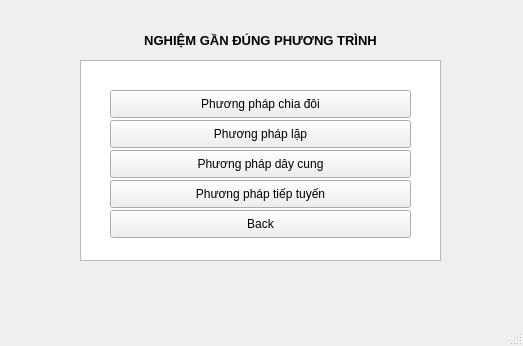
<?xml version="1.0" encoding="UTF-8"?>
<ui version="4.0">
 <class>menunoghiempt</class>
 <widget class="QMainWindow" name="menunoghiempt">
  <property name="geometry">
   <rect>
    <x>0</x>
    <y>0</y>
    <width>523</width>
    <height>346</height>
   </rect>
  </property>
  <property name="windowTitle">
   <string>MainWindow</string>
  </property>
  <widget class="QWidget" name="menupt">
   <widget class="QTextBrowser" name="textBrowser">
    <property name="geometry">
     <rect>
      <x>80</x>
      <y>60</y>
      <width>361</width>
      <height>201</height>
     </rect>
    </property>
   </widget>
   <widget class="QLabel" name="label">
    <property name="geometry">
     <rect>
      <x>0</x>
      <y>30</y>
      <width>521</width>
      <height>20</height>
     </rect>
    </property>
    <property name="font">
     <font>
      <family>Arial</family>
      <pointsize>10</pointsize>
      <weight>75</weight>
      <bold>true</bold>
     </font>
    </property>
    <property name="lineWidth">
     <number>1</number>
    </property>
    <property name="text">
     <string>NGHIỆM GẦN ĐÚNG PHƯƠNG TRÌNH</string>
    </property>
    <property name="alignment">
     <set>Qt::AlignCenter</set>
    </property>
   </widget>
   <widget class="QPushButton" name="ppchiadoi">
    <property name="geometry">
     <rect>
      <x>110</x>
      <y>90</y>
      <width>301</width>
      <height>28</height>
     </rect>
    </property>
    <property name="layoutDirection">
     <enum>Qt::LeftToRight</enum>
    </property>
    <property name="text">
     <string>Phương pháp chia đôi</string>
    </property>
   </widget>
   <widget class="QPushButton" name="pplap">
    <property name="geometry">
     <rect>
      <x>110</x>
      <y>120</y>
      <width>301</width>
      <height>28</height>
     </rect>
    </property>
    <property name="text">
     <string>Phương pháp lặp</string>
    </property>
   </widget>
   <widget class="QPushButton" name="ppdaycung">
    <property name="geometry">
     <rect>
      <x>110</x>
      <y>150</y>
      <width>301</width>
      <height>28</height>
     </rect>
    </property>
    <property name="text">
     <string>Phương pháp dây cung</string>
    </property>
   </widget>
   <widget class="QPushButton" name="back">
    <property name="geometry">
     <rect>
      <x>110</x>
      <y>210</y>
      <width>301</width>
      <height>28</height>
     </rect>
    </property>
    <property name="text">
     <string>Back</string>
    </property>
   </widget>
   <widget class="QPushButton" name="pptieptuyen">
    <property name="geometry">
     <rect>
      <x>110</x>
      <y>180</y>
      <width>301</width>
      <height>28</height>
     </rect>
    </property>
    <property name="text">
     <string>Phương pháp tiếp tuyến</string>
    </property>
   </widget>
  </widget>
  <widget class="QMenuBar" name="menubar">
   <property name="geometry">
    <rect>
     <x>0</x>
     <y>0</y>
     <width>523</width>
     <height>26</height>
    </rect>
   </property>
  </widget>
  <widget class="QStatusBar" name="statusbar"/>
 </widget>
 <resources/>
 <connections/>
</ui>
